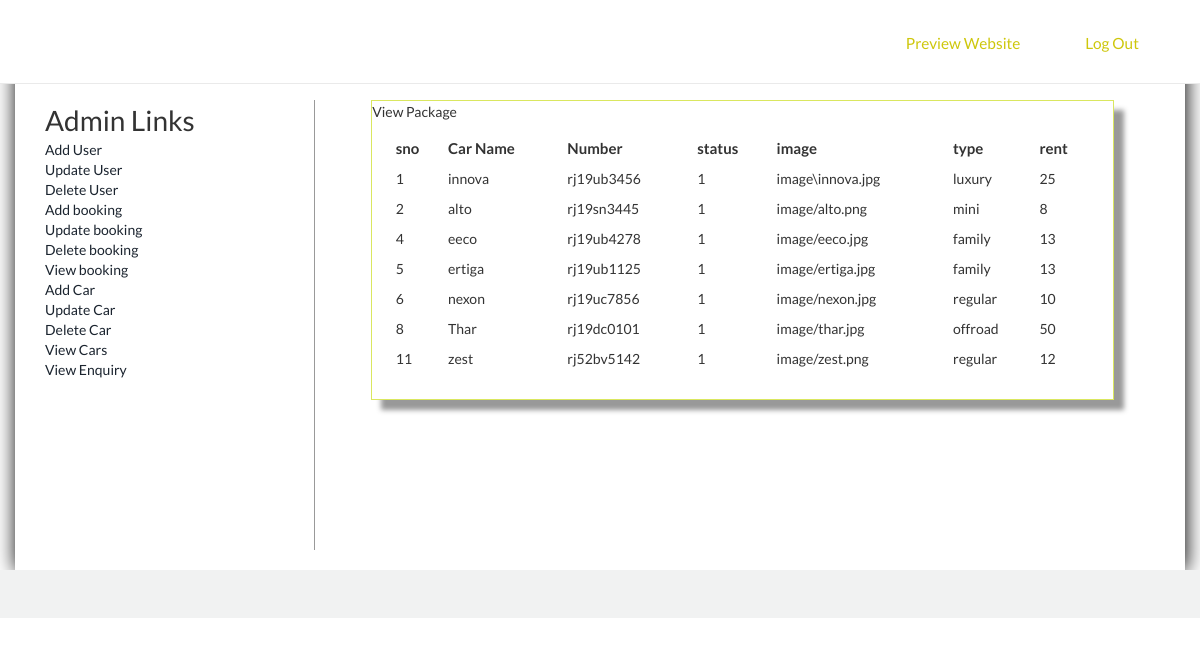
The app's page /viewpackage.php (signed in) with its own data.
### tables this page shows
CREATE TABLE `cars` (
  `sno` int(11) NOT NULL,
  `name` varchar(30) DEFAULT NULL,
  `number` varchar(10) DEFAULT NULL,
  `status` int(2) DEFAULT NULL,
  `image` varchar(200) NOT NULL,
  `type` varchar(100) NOT NULL,
  `rent` int(10) NOT NULL
);

### viewpackage.php (the view, shortened to what this page needs)
<!DOCTYPE html>
<html>
<head>
<link href="css/style.css" rel="stylesheet" type="text/css" />
<link href="css/bootstrap.css" rel='stylesheet' type='text/css'/>
<link href="css/style.css" rel="stylesheet" type="text/css" media="all"/>
</head>
<body>
<?php include 'connection.php';
?>
<?php include('top.php'); ?>
<div style="padding-top:100px; box-shadow:1px 1px 20px black; min-height:570px" class="container">
<div class="col-sm-3" style="border-right:1px solid #999; min-height:450px;">
<?php include('left.php'); ?>
</div>
<div class="col-sm-9">
<form method="post">
<table border="0" width="90%" height="300px" align="center" class="tableshadow">
<tr><td class="toptd">View Package</td></tr>
<tr><td align="center" valign="top" style="padding-top:10px;">
<table border="0" align="center" width="95%" >
<tr><td style="font-size:15px; padding:5px; font-weight:bold;">sno</td>
<td style="font-size:15px; padding:5px; font-weight:bold;">Car Name</td>
<td style="font-size:15px; padding:5px; font-weight:bold;">Number</td>
<td style="font-size:15px; padding:5px; font-weight:bold;">status</td>
<td style="font-size:15px; padding:5px; font-weight:bold;">image</td>
<td style="font-size:15px; padding:5px; font-weight:bold;">type</td>
<td style="font-size:15px; padding:5px; font-weight:bold;">rent</td></tr>
<?php
$s="select * from cars";
$result=mysqli_query($conn,$s);
while($data=mysqli_fetch_array($result))
{
		echo "<tr><td style=' padding:5px;'>$data[0]</td>
		<td style=' padding:5px;'>$data[1]</td>
		<td style=' padding:5px;'>$data[2]</td>
		<td style=' padding:5px;'>$data[3]</td>
		<td style=' padding:5px;'>$data[4]</td>
		<td style=' padding:5px;'>$data[5]</td>
		<td style=' padding:5px;'>$data[6]</td>";
}
?>
</table>
</td></tr></table>
</form>
</div>
</div>
<?php include('bottom.php'); ?>
</body>
</html>

### top.php (shortened to what this page needs)
<div class="header-top">
  <div class="container">
	 <div class="top-nav">
				<div class="menu">
				<ul id="nav">
					 <li><a href="home.php" target="_blank">Preview Website</a></li>
					 <li><a href="logout.php">Log Out</a></li>
				 </ul>
				 </div>
	 </div>
	  <div class="clearfix"> </div>
 </div>
</div>

### left.php (shortened to what this page needs)
<!DOCTYPE html >
<html>
<head>
</head>
<body>
<table style="width:100%">
<tr><td style="font-size:28px">Admin Links</td></tr>
<tr><td><a href="adduser.php">Add User</a></td></tr>
<tr><td><a href="updateuser.php">Update User</a></td></tr>
<tr><td><a href="deleteuser.php">Delete User</a></td></tr>
<tr><td><a href="addcategory.php">Add booking</a></td></tr>
<tr><td><a href="updatecategory.php">Update booking</a></td></tr>
<tr><td><a href="deletecategory.php">Delete booking</a></td></tr>
<tr><td><a href="viewcategory.php">View booking</a></td></tr>
<tr><td><a href="addpackage.php">Add Car</a></td></tr>
<tr><td><a href="updatepackage.php">Update Car</a></td></tr>
<tr><td><a href="deletepackage.php">Delete Car</a></td></tr>
<tr><td><a href="viewpackage.php">View Cars</a></td></tr>
<tr><td><a href="viewenquiry.php">View Enquiry</a></td></tr>
</table>
</body>
</html>

### bottom.php
<div class="copyright text-right">
<p style="padding-right:100px"></p>
</div>

### css/style.css (style rules this page uses)
body { margin:0; padding:0; font-family: 'Lato', sans-serif; -webkit-appearance:none; }
body a { transition:0.5s all; -webkit-transition:0.5s all; -moz-transition:0.5s all; -o-transition:0.5s all; -ms-transition:0.5s all; }
p { margin:0; }
ul { margin:0; padding:0; }
.header-top { background:#fff; min-height:32px; padding:1.5em 0; position: fixed; z-index: 9999; width: 100%; clear: both; border-bottom:1px solid rgba(128, 128, 128, 0.17); }
.top-nav ul { float:right; margin:0.3em 0 0 0; }
.top-nav ul li { display:inline-block; margin: 0 0.5em; }
.top-nav ul li a { color:#cec70c; text-decoration:none; padding:0.4em 1.5em; display:block; border:1px solid #fff; font-size:1.1em; font-weight:400; }
.container:after { content: "\0020"; display: block; height: 0; clear: both; visibility: hidden; }
.clearfix:before, .clearfix:after, .row:before, .row:after { content: '\0020'; display: block; overflow: hidden; visibility: hidden; width: 0; height: 0; }
.row:after, .clearfix:after { clear: both; }
.row, .clearfix { zoom: 1; }
.copyright { background:#F1F2F2; min-height:48px; }
.copyright p { color:#9D9C9C; padding:1em 0; }
.tableshadow { box-shadow: 10px 10px 5px #999; padding-top: 40px; border: solid 1px #dae760; }

### records on screen
cars: sno "1", name "innova", number "rj19ub3456", status "1", image "image\\innova.jpg", type "luxury", rent "25"
cars: sno "2", name "alto", number "rj19sn3445", status "1", image "image/alto.png", type "mini", rent "8"
cars: sno "4", name "eeco", number "rj19ub4278", status "1", image "image/eeco.jpg", type "family", rent "13"
cars: sno "5", name "ertiga", number "rj19ub1125", status "1", image "image/ertiga.jpg", type "family", rent "13"
cars: sno "6", name "nexon", number "rj19uc7856", status "1", image "image/nexon.jpg", type "regular", rent "10"
cars: sno "8", name "Thar", number "rj19dc0101", status "1", image "image/thar.jpg", type "offroad", rent "50"
cars: sno "11", name "zest", number "rj52bv5142", status "1", image "image/zest.png", type "regular", rent "12"
